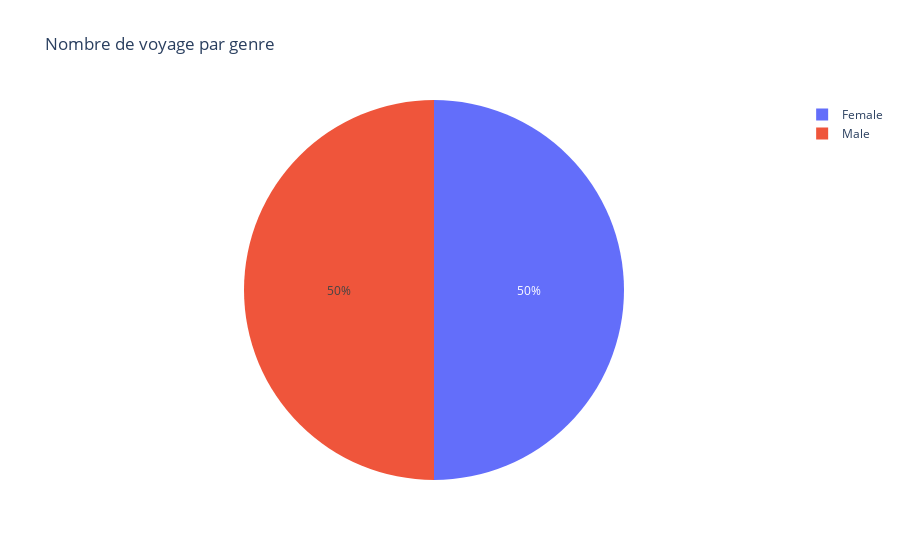

The notebook cell saved with this chart:
### Markdown cell above
Analyser le nombre de voyages par genre permet de voir s'il existe des différences entre les hommes et les femmes en termes de fréquence de voyages. Cela peut aussi révéler si les choix d'hébergement, de transport, ainsi que la durée et le coût des voyages varient en fonction du genre. Par exemple, cela peut aider à comprendre si les hommes ou les femmes préfèrent certains types de voyages ou destinations, ce qui peut influencer la durée et le coût.

### Code cell
df = pd.read_csv('travel_data_modified2.csv')

gender_counts = df['Traveler gender'].value_counts()

fig = go.Figure(data=[go.Pie(labels=gender_counts.index, values=gender_counts.values)])

fig.update_layout(title='Nombre de voyage par genre')

fig.show()

### Figure 1 — Plotly figure (JSON) as saved in the notebook; plotly's stock layout.template omitted (floating-point values rounded to 4 significant figures)
{"data": [{"labels": ["Female", "Male"], "type": "pie", "values": [958, 958]}], "layout": {"title": {"text": "Nombre de voyage par genre"}}}
